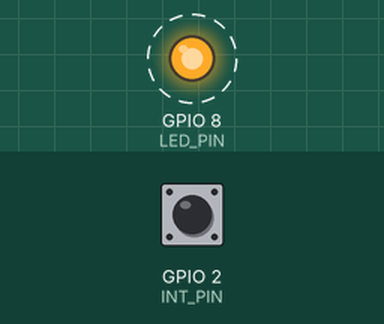
This program was run on a simulated ESP32-C3. Shown: output pins drawn as LEDs (lit = HIGH). Dashed ring = blinking. The inputs (shaded band) are chosen by the test bench; at power-on: GPIO 2 (INT_PIN) HIGH.

Above: at 0.2 s.
Timing chart, 0 to 3.0 s (numbered marks = the images above):
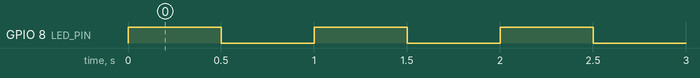

The program:

main.cpp
```cpp
/************************************************************
 *  Proyecto : RPM_Sensor
 *  Archivo  : main.cpp
 *  Equipo   : UTN BA Motorsport Formula student team
 *  Fecha    : 8/1/2026
 *
 *  Descripción:
 *  --------------------------------------------------------
 *  Modulo encargado de la lectura y transmision de los
 *  datos de los sensores de RPM de las ruedas
 *
 *  Hardware:
 *  --------------------------------------------------------
 *  - MCU: ESP32 mini.
 *  - Sensores: Sensor de proximidad inductivo
 *
 *  Notas: El Serial.print no funciona en esta placa. Por
 *         eso esta el telnet que actua de equivalente.
 *  --------------------------------------------------------
 *
 ************************************************************/

/************************************************************
 *                     INCLUDES
 ************************************************************/
#include "../include/RPM.h"

/************************************************************
 *               CONSTANTES DEL SISTEMA
 ************************************************************/

/************************************************************
 *                VARIABLES GLOBALES
 ************************************************************/
bool otaRunning = false;

byte data[] = {0xAA, 0x55, 0x01, 0x10, 0xFF, 0x12, 0x34, 0x56};  // Generic CAN data to send
bool flag = true;

MCP_CAN CAN0(CS_PIN);                               // Set CS to pin 10

WiFiServer telnetServer(23);
WiFiClient telnetClient;

/************************************************************
 *                       SETUP
 ************************************************************/
void setup() {

  otaSetup();

  telnetServer.begin();

  // Initialize MCP2515 running at 8MHz with a baudrate of 50kb/s and the masks and filters disabled.
  if(CAN0.begin(MCP_ANY, CAN_50KBPS, MCP_8MHZ) == CAN_OK)
    flag = true;
  else
    flag = false;

  // Since we do not set NORMAL mode, we are in loopback mode by default.
  CAN0.setMode(MCP_NORMAL);                           // Change to normal mode to allow messages to be transmitted

  initSensor();
  //pinMode(INT_PIN, INPUT);                            // Configuring pin for /INT input
  pinMode(LED_PIN,OUTPUT);
  digitalWrite(LED_PIN,LOW);


}

/************************************************************
 *                        LOOP
 ************************************************************/
void loop() {
  ArduinoOTA.handle();

  // probamos el sensor
  float currentRPM=getRPM();

  unsigned int rpmInt = (unsigned int)currentRPM;

  // Sobrescribe los dos primeros lugares de byte data porque el protocolo CAB Bus
  // solo acepta paquetes de 8 bytes
  data[0] = (byte)((rpmInt >> 8) & 0xFF);
  data[1] = (byte)(rpmInt & 0xFF);

  // send data:  ID = 0x100, Standard CAN Frame, Data length = 8 bytes, 'data' = array of data bytes to send
  byte sndStat = CAN0.sendMsgBuf(0x100, 0, 8, data);
  if(sndStat == CAN_OK){
    flag = true;
  } else {
    flag = false;
  }

  /***************************************************************************************************** */

  if (!otaRunning) {

    if (telnetServer.hasClient()) {
      if (!telnetClient || !telnetClient.connected()) {
        telnetClient = telnetServer.available();
        telnetClient.println("ESP32 RPM Sensor - Telnet conectado");
      } else {
        telnetServer.available().stop(); // solo 1 cliente
      }
    }

    if (telnetClient && telnetClient.connected()) {
      //telnetClient.println("--------------------");

      //telnetClient.println(msgString1);
      //telnetClient.println(msgString2);
      //telnetClient.println("Lectura RPM: ");
      //telnetClient.println(currentRPM);
      telnetClient.println(sndStat);
      telnetClient.println(flag ? "TX OK" : "TX FAIL");       //Hay que conectarse por telnet (preferentemente usando el programa Putty en windows)
      //telnetClient.println("--------------------");         //con la ip 192.168.4.1 y el puerto 23

      //telnetClient.print("digital read: ");
      //telnetClient.println(digitalRead(INT_PIN));
      //telnetClient.println("--------------------");
      //newCanMsg = false;
    }
  }

  digitalWrite(LED_PIN,HIGH);
  delay(500);

  digitalWrite(LED_PIN,LOW);
  delay(500);

  yield();

}
```

RPM.h
```cpp
/************************************************************
 *  Proyecto : RPM_Sensor
 *  Archivo  : RPM.h
 *  Equipo   : UTN BA Motorsport Formula student team
 *  Fecha    : 8/1/2026
 *
 *  Descripción:
 *  --------------------------------------------------------
 *  Encabezado principal del codigo
 *
 *  Notas:
 *  --------------------------------------------------------
 *
 ************************************************************/

/************************************************************
 *                     INCLUDES
 ************************************************************/
#include <WiFi.h>
#include <ESPmDNS.h>
#include <WiFiUdp.h>
#include <ArduinoOTA.h>
#include <Adafruit_NeoPixel.h>

#include <mcp_can.h>
#include <SPI.h>

/************************************************************
 *                     DEFINES
 ************************************************************/
#define SSID            "RPM_F_SENSOR"
#define PASSWORD        "12345678"

#define INT_PIN         2
#define SCK_PIN         4
#define MISO_PIN        5
#define MOSI_PIN        6
#define CS_PIN          7

#define LED_PIN         8

/************************************************************
 *             VARIABLES GLOBALES
 ************************************************************/
extern volatile unsigned long last_pulse_time;
extern volatile unsigned long pulse_interval;


/************************************************************
 *             PROTOTIPOS DE FUNCIONES
 ************************************************************/

/**
 * @brief Realiza el setup de la configuracion OTA
 *
 * @return void
 */
void otaSetup(void);
void initSensor(void);
float getRPM(void);
void IRAM_ATTR handle_rpm(void);
```

funtions.cpp
```cpp
/************************************************************
 *  Proyecto : RPM_Sensor
 *  Archivo  : funtions.cpp
 *  Equipo   : UTN BA Motorsport Formula student team
 *  Fecha    : 8/1/2026
 *
 *  Descripción:
 *  --------------------------------------------------------
 *  Funciones de adquisicion de datos, configuracion de
 *  sensores, etc.
 *
 *  Hardware:
 *  --------------------------------------------------------
 *  - MCU: ESP32 mini.
 *  - Sensores:
 *
 *  Notas:
 *  --------------------------------------------------------
 *
 ************************************************************/

/************************************************************
 *                     INCLUDES
 ************************************************************/
#include "../include/RPM.h"

/************************************************************
 *                VARIABLES GLOBALES EXTERNAS
 ************************************************************/

volatile unsigned long last_pulse_time; // guarda el tiempo donde ocurrio el ultimo pulso
volatile unsigned long pulse_interval;  // Difercia de tiempo entre dos detecciones

//FUNCIONES QUE DEJE DEL PROGRAMA DE PRUEBA PARA PROBAR LOS ESTADOS CON EL LED RGB QUE TIENE LA PLACA (LA ESP32 S3, NO LA ESP8266)

/**
 * @brief Inicializa el led RGB de la placa.
 *
 * @param[in]  void
 *
 * @return void
 */
void rgb_init() {

}

/*
 *  Funciona para el conteo de pulsos del sensor
 *  Calcula el intervalo de tiempo entre flancos detectado

    IRAM_ATTR: funcion se ejecute desde la memoria RAM interna
    para no perder pulsos a altas rev.

*/

void IRAM_ATTR handle_rpm(void)
{
    unsigned long now = micros();
    unsigned long delta = now - last_pulse_time;

    // buscamos evitar rebotes/ruido  (3000us = aprox 20000 RPM max)

    if(delta > 3000)
    {
        pulse_interval = delta;
        last_pulse_time = now;
    }
}


/*
    Inicializacion del sensor:

    Habilita la resistencia pull-up (estado natural HIGH) interna y vincula el flanco.

    Para la configuracion de la interrupcion
    - digitalPinToInterrupt: convierte el numero de pin al canal de interrupcion
    Configuracion del flanco:
    - RISING: voltaje pasa de LOW a HIGH
    - FALLING: pasa de HIGH a LOW

    Para el sensor conviene FALLING, interrupcion se dispara cuando la señal cae a 0V
*/

void initSensor(void)
{
    pinMode(INT_PIN, INPUT_PULLUP);

    attachInterrupt(digitalPinToInterrupt(INT_PIN), handle_rpm, FALLING);
}

/*
*   Calcula la velocidad de rotacion actual en RPM
*   Convierte intervalo de tiempo entre pulsos (microseg) a rev por minuto.
*
*   return: valor de RPM calculado
*/

float getRPM(void)
{
    // aplicamos timeout de 1 seg
    if((micros() - last_pulse_time) > 1000000 )
    {
        return 0.0;
    }else if(pulse_interval == 0)
    {
        return 0.0;
    }else{
        return 60000000.0 / pulse_interval;
    }

}
```

ota.cpp
```cpp
/************************************************************
 *  Proyecto : RPM_Sensor
 *  Archivo  : ota.cpp
 *  Equipo   : UTN BA Motorsport Formula student team
 *  Fecha    : 8/1/2026
 *
 *  Descripción:
 *  --------------------------------------------------------
 *  Funciones de seteo de la comunicacion y programacion
 *  por wifi del modulo
 *
 *  Hardware:
 *  --------------------------------------------------------
 *  - MCU: ESP32 mini.
 *  - Sensores:
 *
 *  Notas:
 *  --------------------------------------------------------
 *
 ************************************************************/

/************************************************************
 *                     INCLUDES
 ************************************************************/
#include "../include/RPM.h"

/************************************************************
 *                VARIABLES GLOBALES EXTERNAS
 ************************************************************/
extern bool otaRunning;

/**
 * @brief Realiza el setup de la configuracion OTA
 *
 * @return void
 */
void otaSetup() {

  WiFi.mode(WIFI_AP);  //WIFI_STA
  WiFi.softAP(SSID, PASSWORD);

  ArduinoOTA.setHostname("esp32-ota");
  // ArduinoOTA.setPassword("1234");

  ArduinoOTA.onStart([]() {
    otaRunning = true;
  });

  ArduinoOTA.onEnd([]() {
    otaRunning = false;
  });

  ArduinoOTA.onProgress([](unsigned int progress, unsigned int total) {
    //Serial.printf("Progreso: %u%%\r", (progress * 100) / total);
  });

  ArduinoOTA.onError([](ota_error_t error) {
    //Serial.printf("Error OTA [%u]\n", error);
  });

  ArduinoOTA.begin();
}
```

Measured:
- by itself, GPIO 8 (LED_PIN): alternates HIGH for 0.50 s and LOW for 0.50 s
